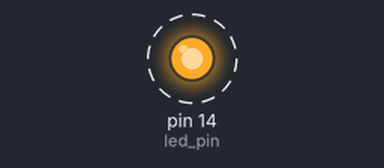
The sketch below on a simulated Arduino Uno, built with avr-gcc and run on an emulated ATmega328P. Parts: output pins drawn as LEDs (lit = HIGH). Dashed ring = blinking.

Above: at 0.5 s.
Timing chart, 0 to 4.6 s (numbered marks = the images above):
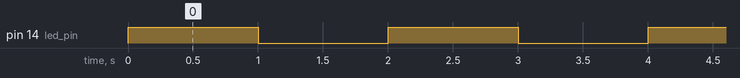

Measured:
- by itself, pin 14 (led_pin): alternates HIGH for 1.0 s and LOW for 1.0 s

The sketch:

5_3_1_01.ino
```cpp
int led_pin = 14; // инициализация переменной, отвечающей за номер пина, подключенного к диоду
void setup() { // структура, команды внутри которой выполняются единожды
// Set up the built-in LED pin as an output: // установка пина встроенного светодиода на выход
pinMode(led_pin, OUTPUT); // настройка режима работы диодного пина в качестве выхода
}
void loop() { // структура, команды внутри которой выполняются многократно
digitalWrite(led_pin, HIGH); // отправка на выход сигнала высокого уровня, диод гаснет
delay(1000); // задержка в 1 секунду
digitalWrite(led_pin, LOW); // отправка на выход сигнала низкого уровня, диод загорается
delay(1000); // задержка в 1 секунду
}
```
